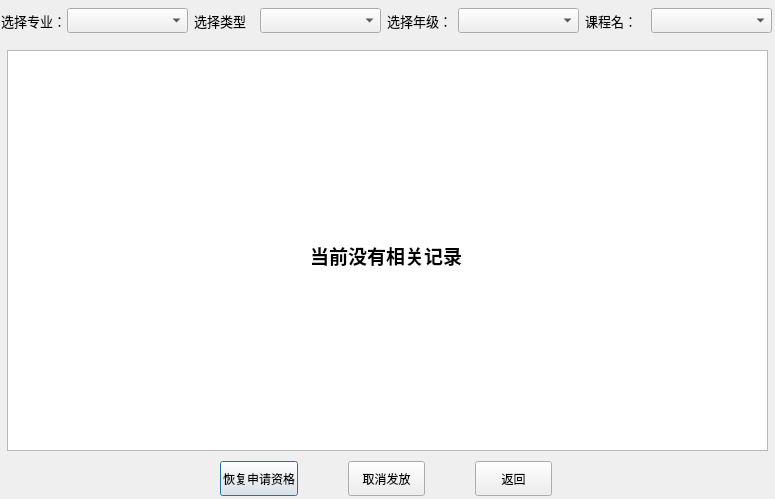
<?xml version="1.0" encoding="UTF-8"?>
<ui version="4.0">
 <class>AllScoAndHistory</class>
 <widget class="QDialog" name="AllScoAndHistory">
  <property name="geometry">
   <rect>
    <x>0</x>
    <y>0</y>
    <width>775</width>
    <height>499</height>
   </rect>
  </property>
  <property name="windowTitle">
   <string>Dialog</string>
  </property>
  <widget class="QTableView" name="tableView">
   <property name="geometry">
    <rect>
     <x>7</x>
     <y>50</y>
     <width>761</width>
     <height>401</height>
    </rect>
   </property>
  </widget>
  <widget class="QLabel" name="label_3">
   <property name="geometry">
    <rect>
     <x>310</x>
     <y>230</y>
     <width>171</width>
     <height>51</height>
    </rect>
   </property>
   <property name="font">
    <font>
     <family>微软雅黑</family>
     <pointsize>14</pointsize>
     <weight>75</weight>
     <bold>true</bold>
    </font>
   </property>
   <property name="text">
    <string>当前没有相关记录</string>
   </property>
  </widget>
  <widget class="QWidget" name="layoutWidget">
   <property name="geometry">
    <rect>
     <x>1</x>
     <y>0</y>
     <width>771</width>
     <height>41</height>
    </rect>
   </property>
   <layout class="QHBoxLayout" name="horizontalLayout" stretch="1,2,1,2,1,2,1,2">
    <item>
     <widget class="QLabel" name="label">
      <property name="minimumSize">
       <size>
        <width>20</width>
        <height>0</height>
       </size>
      </property>
      <property name="font">
       <font>
        <family>微软雅黑</family>
        <pointsize>10</pointsize>
       </font>
      </property>
      <property name="text">
       <string>选择专业：</string>
      </property>
     </widget>
    </item>
    <item>
     <widget class="QComboBox" name="comboBox">
      <property name="minimumSize">
       <size>
        <width>0</width>
        <height>25</height>
       </size>
      </property>
     </widget>
    </item>
    <item>
     <widget class="QLabel" name="label_4">
      <property name="font">
       <font>
        <family>微软雅黑</family>
        <pointsize>10</pointsize>
       </font>
      </property>
      <property name="text">
       <string>选择类型</string>
      </property>
     </widget>
    </item>
    <item>
     <widget class="QComboBox" name="comboBox_3">
      <property name="minimumSize">
       <size>
        <width>0</width>
        <height>25</height>
       </size>
      </property>
     </widget>
    </item>
    <item>
     <widget class="QLabel" name="label_2">
      <property name="font">
       <font>
        <family>微软雅黑</family>
        <pointsize>10</pointsize>
       </font>
      </property>
      <property name="text">
       <string>选择年级：</string>
      </property>
     </widget>
    </item>
    <item>
     <widget class="QComboBox" name="comboBox_2">
      <property name="minimumSize">
       <size>
        <width>0</width>
        <height>25</height>
       </size>
      </property>
     </widget>
    </item>
    <item>
     <widget class="QLabel" name="label_5">
      <property name="font">
       <font>
        <family>微软雅黑</family>
        <pointsize>10</pointsize>
       </font>
      </property>
      <property name="text">
       <string>课程名：</string>
      </property>
     </widget>
    </item>
    <item>
     <widget class="QComboBox" name="comboBox_4">
      <property name="minimumSize">
       <size>
        <width>0</width>
        <height>25</height>
       </size>
      </property>
     </widget>
    </item>
   </layout>
  </widget>
  <widget class="QWidget" name="layoutWidget">
   <property name="geometry">
    <rect>
     <x>220</x>
     <y>460</y>
     <width>332</width>
     <height>37</height>
    </rect>
   </property>
   <layout class="QHBoxLayout" name="horizontalLayout_2">
    <property name="spacing">
     <number>50</number>
    </property>
    <item>
     <widget class="QPushButton" name="pushButton_2">
      <property name="minimumSize">
       <size>
        <width>0</width>
        <height>35</height>
       </size>
      </property>
      <property name="text">
       <string>恢复申请资格</string>
      </property>
     </widget>
    </item>
    <item>
     <widget class="QPushButton" name="pushButton_3">
      <property name="minimumSize">
       <size>
        <width>0</width>
        <height>35</height>
       </size>
      </property>
      <property name="text">
       <string>取消发放</string>
      </property>
     </widget>
    </item>
    <item>
     <widget class="QPushButton" name="pushButton">
      <property name="minimumSize">
       <size>
        <width>0</width>
        <height>35</height>
       </size>
      </property>
      <property name="text">
       <string>返回</string>
      </property>
     </widget>
    </item>
   </layout>
  </widget>
 </widget>
 <resources/>
 <connections/>
</ui>
